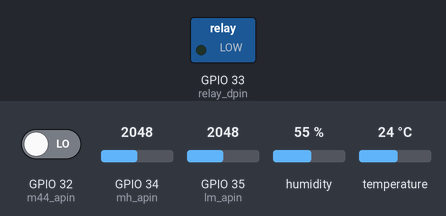
This sketch was run on a simulated ESP32. Parts: switched loads named in the sketch (green lamp = pin HIGH). The inputs (shaded band) are chosen by the test bench; at power-on: GPIO 35 (lm_apin) = 2048, GPIO 34 (mh_apin) = 2048, GPIO 32 (m44_apin) LOW, humidity 55 %, temperature 24 °C. WiFi joins after 1.5 s; servers stay silent unless stated; uploads are accepted with an empty reply; what the sketch prints to the serial monitor is not drawn.

Above: at 3.2 s.
3.3 s: GPIO 35 (lm_apin) set to 782
7.0 s: GPIO 35 (lm_apin) set to 681
At 10.6 s:
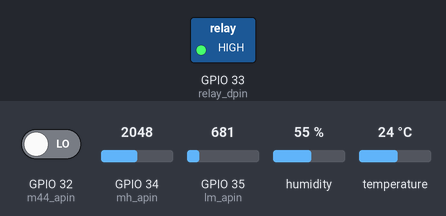
15.9 s: GPIO 35 (lm_apin) set to 840
At 17.8 s:
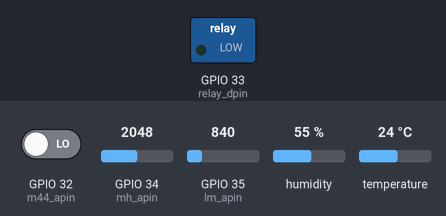
19.6 s: GPIO 34 (mh_apin) set to 2218
27.1 s: GPIO 34 (mh_apin) set to 2323
At 30.8 s:
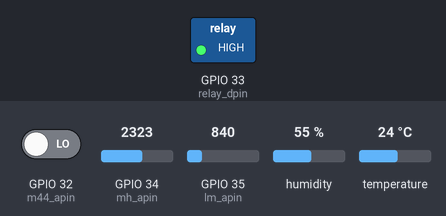
Timing chart, 0 to 32.2 s (numbered marks = the images above; inputs shaded):
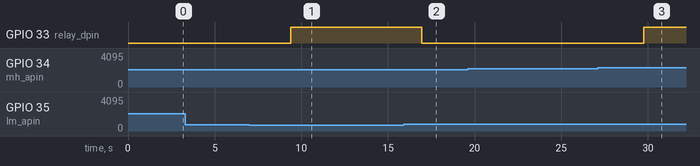

The sketch:

Project_main_code.ino
```cpp
#include <WiFi.h>
#include <DHTesp.h>
#include <HTTPClient.h>
#include <ArduinoJson.h>

#define dht_apin 21   // Temp&Humi Sensor Pin D33
#define mh_apin A6    // Soil Sensor Pin D34
#define lm_apin A7    // Light Sensor Pin D35
#define m44_apin A4   // Rain Sensor Pin D32
#define relay_dpin 33

DHTesp dht;

const char* ssid     = "AirboxFC15";
const char* password = "Ag@1234=A+G";

// Define the server and API endpoint
const char *server = "http://13.49.102.193:8000/";
const char *endpoint = "api/embedded/create/";

struct readings {
  float temperature;
  float humidity;
  float rain;
  float soil;
  String light;
  bool pumpStatus = false;
};

readings sensorR;

void setup() {

  Serial.begin(9600);                   // Start the Serial communication to send messages to the computer

  pinMode(dht_apin,INPUT);
  pinMode(mh_apin,INPUT);
  pinMode(lm_apin,INPUT);
  pinMode(m44_apin,INPUT);
  pinMode(relay_dpin,OUTPUT);

  delay(10);

  WiFi.mode(WIFI_STA);                    // WiFi mode Station (end device)
  WiFi.begin(ssid, password);             // Connect to the network
  Serial.print("Connecting to ");
  Serial.print(ssid);

  while (WiFi.status() != WL_CONNECTED)
  {                                     // Wait for the Wi-Fi to connect
    delay(1000);
    Serial.print('.');
  }

  Serial.println('\n');
  Serial.println("Connection established!");
  Serial.print("IP address:\t");
  Serial.println(WiFi.localIP());

  dht.setup(dht_apin, DHTesp::DHT11);
}

void loop()
{
  ReadDHT();
  ReadLight();
  ReadSoilMoisture();
  ReadRain();

  StaticJsonDocument<200> doc;
     doc["temperature"] = sensorR.temperature;
     doc["humidity"] = sensorR.humidity;
     doc["light"] = sensorR.light;
     doc["rainfall"] = sensorR.rain;
     doc["soil_moisture"] = sensorR.soil;
     doc["pump_on"] = sensorR.pumpStatus;
     String jsonData;
     serializeJson(doc, jsonData);


// Send the data to the server
  SendData(jsonData);
//  Serial.println(jsonData);
  Serial.println();


}

//-------------------------------------------------------------------------------------------------------------------------------------------------------------------------

void ReadDHT()
{
  delay(2000);

  sensorR.temperature = dht.getTemperature();
  sensorR.humidity = dht.getHumidity();

  Serial.print("Humidity: ");
  Serial.print(sensorR.humidity);
  Serial.print("%");

  Serial.print("  |  ");

  Serial.print("Temperature: ");
  Serial.print(sensorR.temperature);
  Serial.println("°C");
}

void ReadLight()
{
   float lightValue = map(analogRead(lm_apin), 0, 1500, 0, 1023);

  Serial.print("Light Sensor Value: ");
  Serial.print(lightValue);

  // We'll have a few threshholds, qualitatively determined
  if (lightValue < 100) {
    sensorR.light = "Very bright";
    Serial.println(" - Very bright");
  } else if (lightValue < 200) {
    sensorR.light = "Bright";
    Serial.println(" - Bright");
  } else if (lightValue < 500) {
    sensorR.light = "Light";
    Serial.println(" - Light");
  } else if (lightValue < 800) {
    sensorR.light = "Dim";
    Serial.println(" - Dim");
  } else {
    sensorR.light = "Dark";
    Serial.println(" - Dark");
  }
}

void ReadSoilMoisture()
{
  sensorR.soil = map(analogRead(mh_apin), 0, 4095, 0, 1023);


  Serial.print("Soil Moisture Value: ");
  Serial.print(sensorR.soil);
  float soilMoisture[2];
  getData(server, soilMoisture);


  if (sensorR.soil < soilMoisture[0]) {
    Serial.print(" - Soil is too wet");
    digitalWrite(relay_dpin,LOW);
    sensorR.pumpStatus = false;
    Serial.println(" - PUMP OFF");
    Serial.println(soilMoisture[0]);
  }
  else if (sensorR.soil >= soilMoisture[0] && sensorR.soil< soilMoisture[1])
  {
    Serial.print(" - Soil moisture is perfect");
    digitalWrite(relay_dpin,LOW);
    sensorR.pumpStatus = false;
    Serial.println(" - PUMP OFF");
    Serial.println(soilMoisture[0],soilMoisture[1]);
  }
  else
  {
    Serial.print(" - Soil is too dry");
    digitalWrite(relay_dpin,HIGH);
    sensorR.pumpStatus = true;
    Serial.println(" - PUMP ON");
  }
}

void ReadRain()
{
  sensorR.rain = digitalRead(m44_apin);

  Serial.print("Rain Sensor Value: ");
  Serial.print(sensorR.rain);

  if (sensorR.rain) {
    Serial.println(" - Clear");
  } else {
    Serial.println(" - Raining");
  }
}

void SendData(String data) {

  HTTPClient http; // Create an HTTP client object

  // Build the URL for the API endpoint
  String url = String(server) + String(endpoint);// Send data to the server

  // Begin the HTTP connection and set the URL
  http.begin(url);

  // Set the HTTP request headers
  http.addHeader("Content-Type", "application/json");

  // Create the JSON payload with the data
  //String payload = "data\"={" + data + "}";
//  Serial.println(data);

  Serial.println();
  Serial.println("Sending data to " + url);
//  Serial.println(payload);
//  Serial.println();

  // Send the POST request with the payload to the API endpoint
  int httpCode = http.POST(data);

  if (httpCode == HTTP_CODE_OK)
  {
    Serial.println("Data sent successfully");
  }
  else
  {
    Serial.println("Error sending data: " + String(httpCode));
  }

  // Close the HTTP connection
  http.end();
}

void getData(const char *server, float *values)
{
  HTTPClient http;
  String url = String(server) + "/api/select/";
  http.begin(url);
  int httpCode = http.GET();

  if (httpCode == HTTP_CODE_OK)
  {
    String payload = http.getString();
    StaticJsonDocument<256> doc;
    deserializeJson(doc, payload);

    float minValue = doc["soil_moisture_min"];
    float maxValue = doc["soil_moisture_max"];

    values[0] = minValue;
    values[1] = maxValue;
  }

  http.end();
}
```

Measured:
- the behaviour switches between 751 and 750 on GPIO 35 (lm_apin) (found by bisection; images 0 and 1)
- the behaviour switches between 2289 and 2290 on GPIO 34 (mh_apin) (found by bisection; images 2 and 3)
- after the input at 3.3 s, every drawn part: stays the same
- after the input at 7.0 s, GPIO 33 (relay_dpin): LOW → HIGH after 2.4 s
- after the input at 15.9 s, GPIO 33 (relay_dpin): HIGH → LOW after 1.1 s
- after the input at 19.6 s, every drawn part: stays the same
- after the input at 27.1 s, GPIO 33 (relay_dpin): LOW → HIGH after 2.6 s
